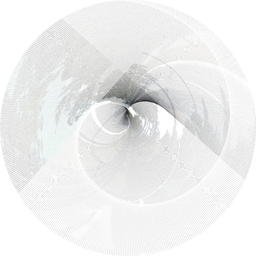
#> input picture ImageTools/Laser_Color_Strip_Injection/ZJU/decoded.png, 256 x 256 px, shrunk from 1242 x 1242 before the run
$ python Encode.py
#> lines starting #> are read from the running program, lines starting #| are printed output that depends on the picture
import math
import numpy as np
from PIL import Image,ImageFilter
from Rotation import Rotation


def add_margin(img,top,right,bottom,left,color):
    width,height = img.size
    top = int(top)
    right = int(right)
    bottom = int(bottom)
    left = int(left)
    new_width = width + right + left
    new_height = height + top + bottom
    result = Image.new(img.mode,(new_width,new_height),color)
    result.paste(img,(left,top))
    return result

def add_exposure(img,angle,exposure,row,n):
    img_np = np.asarray(img)
    new_img = np.zeros((img_np.shape[1],img_np.shape[2]))
    figs = []
    for i in range(n+1):
        figs = img.rotate(angle+i/n*exposure,fillcolor='white')
        f = np.asarray(figs)
        new_img += f[row,:,:]
    new_img /= (n+1)
    return new_img


im = Image.open('decoded.png')
#> im is the input picture: PIL image 256x256 RGBA; mean R, G, B, A 188.5, 190.5, 189, 117.3
im = im.filter(ImageFilter.GaussianBlur(radius=0.1))
im = im.filter(ImageFilter.SMOOTH_MORE)
im_data = np.asarray(im)
S1 = im_data.shape[0]
#> S1 = 256
S2 = im_data.shape[1]
#> S2 = 256
S3 = im_data.shape[2]
#> S3 = 4
# R = int(math.ceil(math.sqrt(S1 * S1 + S2 * S2)))
R = max(S1,S2)
#> R = 256

if (R-S1)%2==0 and (R-S2)%2==0:
    im = add_margin(im,(R-S1)/2,(R-S2)/2,(R-S1)/2,(R-S2)/2,(255,255,255,0))
elif (R-S1)%2!=0 and (R-S2)%2==0:
    im = add_margin(im,(R-S1)/2-0.5,(R-S2)/2,(R-S1)/2+0.5,(R-S2)/2,(255,255,255,0))
elif (R-S1)%2==0 and (R-S2)%2!=0:
    im = add_margin(im,(R-S1)/2,(R-S2)/2-0.5,(R-S1)/2,(R-S2)/2+0.5,(255,255,255,0))
else:
    im = add_margin(im,(R-S1)/2-0.5,(R-S2)/2-0.5,(R-S1)/2+0.5,(R-S2)/2+0.5,(255,255,255,0))
new_fig = np.zeros((R, R, S3), dtype=np.uint8)
new_fig[:,:,:3] = 255
w = 10800.0 # 1/30 per round
v = 15000.0
f = 0 # 1/100 rotation rate (smaller means faster exposure time)
n = 2 # exposure times

for i in range(R):
    t = i/v
    angle = w*t
    exposure = f
    angle = angle
    # rot_figure = im.rotate(angle,fillcolor='white')
    # rot_figure = np.asarray(rot_figure)
    # new_fig[i,:,:] = rot_figure[i,:,:]
    new_row = add_exposure(im,angle,exposure,i,n)
    new_fig[i,:,:] = new_row
    if i%100==0:
        print(i)
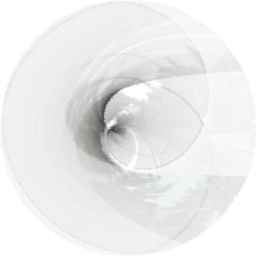
#> new_fig: shape (256, 256, 4); mean R, G, B, A 182.3, 184.2, 182.2, 112.5; transparent parts drawn white

img = Image.fromarray(new_fig, 'RGBA')
img.save('final.png')
img.show()
